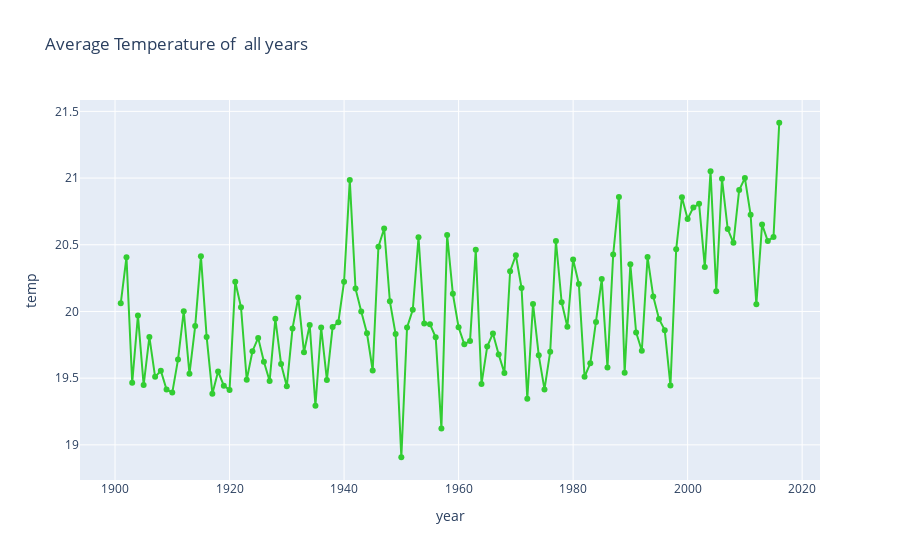

Write notebook code for a chart like this one.
### Code cell
# df_feb= df.query('year >=1901').query("month =='February'")
fig = px.line(df_mean, x="year", y="temp", title='Average Temperature of  all years',markers=True,)
fig.update_traces(line_color="#32CD32")
fig.show()
